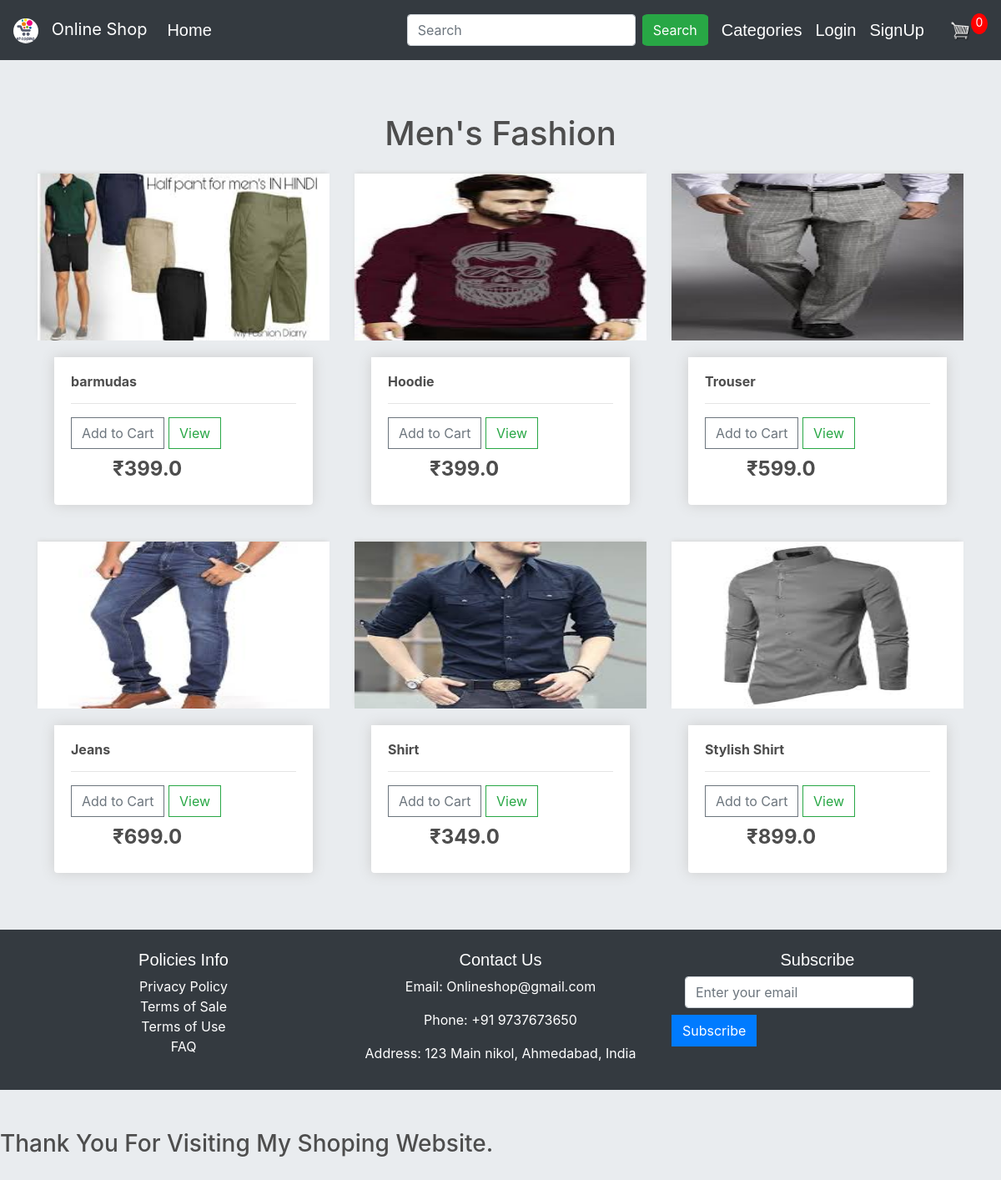
The app's page /show_items/2 with its own data.
### store/models.py (models this page shows, shortened)
class ProductCategories(models.Model):
    name = models.CharField(max_length=100,blank=False,null=True)
    image = models.ImageField(null=True,blank=False)

class Product(models.Model):
    category = models.ManyToManyField(ProductCategories)
    name = models.CharField(max_length=100,blank=False,name=False)
    price = models.FloatField(blank=False,null=False)
    image = models.ImageField(null=True,blank=True)
    description = models.TextField(null=True,blank=True)
    @property
    def get_imageURL(self):
        try:
            url = self.image.url
        except:
            url = ''
        return url

### store/views.py (the view)
# urls.py: path('show_items/<int:id>',views.show_items,name='show_items'),
def show_items(request,id):
    total_item_cart = 0
    if request.user.is_authenticated:
        items = OrderItem.objects.filter(user=request.user)
        for item in items:
            total_item_cart += item.quantity
    product_category = ProductCategories.objects.get(id=id)
    products = Product.objects.filter(category=product_category)
    product_categories = ProductCategories.objects.all()
    context = {
        'product_categories' : product_categories,
        'product_category' : product_category,
        'products': products,
        'total_item_cart': total_item_cart,
    }
    return render(request, 'store/show_items.html', context)

### store/templates/store/show_items.html
{% extends 'store/main.html' %}
{% load static %}
{% block content %}
	<h1 style="text-align: center;margin-bottom:0px;">{{product_category.name}}</h1>
	<div class="row">
		{% for product in products %}
			<div class="col-lg-4 mt-4">
				<img class="thumbnail" src="{{ product.get_imageURL }}">
				<div class="box-element product">
					<h6><strong>{{product.name}}</strong></h6>
					<hr>
					<button  class="update_cart btn btn-outline-secondary add-btn" product_id ="{{product.id}}">Add to Cart</button>
					<a class="btn btn-outline-success" href="{% url 'item_detail' product.id %}">View</a>
					<h4 style="display:inline-flex;margin-left:50px;margin-top:10px;"><strong>&#8377;{{product.price}}</strong></h4>
				</div>
			</div>
		{% endfor %}
	</div>
	<br><br>
	{% endblock content %}

### static/store/css/main.css (style rules this page uses)
body { background-color: hsl(0, 0%, 98%); }
h1,h2,h3,h4,h6 { color:hsl(0, 0%, 30%); }
.box-element { box-shadow:hsl(0, 0%, 80%) 0 0 16px; background-color: #fff; border-radius: 4px; padding: 20px; margin:20px; }
.thumbnail { width: 100%; height: 200px; -webkit-box-shadow: -1px -3px 5px -2px rgba(214,214,214,1); -moz-box-shadow: -1px -3px 5px -2px rgba(214,214,214,1); box-shadow: -1px -3px 5px -2px rgba(214,214,214,1); }
.product { border-radius: 0 0 4px 4px; }
.col-lg-4, .col-lg-6, .col-lg-8, .col-lg-12 { margin-top: 10px; }
.btn { border-radius: 0; }

### store/templates/store/main.html (style rules this page uses)
h1 { text-align: center; margin-top:0px; }

### records on screen
ProductCategories: name "Men's Fashion"
Product: get_imageURL (picture), name "barmudas", price "399.0"
Product: get_imageURL (picture), name "Hoodie", price "399.0"
Product: get_imageURL (picture), name "Trouser", price "599.0"
Product: get_imageURL (picture), name "Jeans", price "699.0"
Product: get_imageURL (picture), name "Shirt", price "349.0"
Product: get_imageURL (picture), name "Stylish Shirt", price "899.0"

### other values on screen
{{ total_item_cart }} "0"
